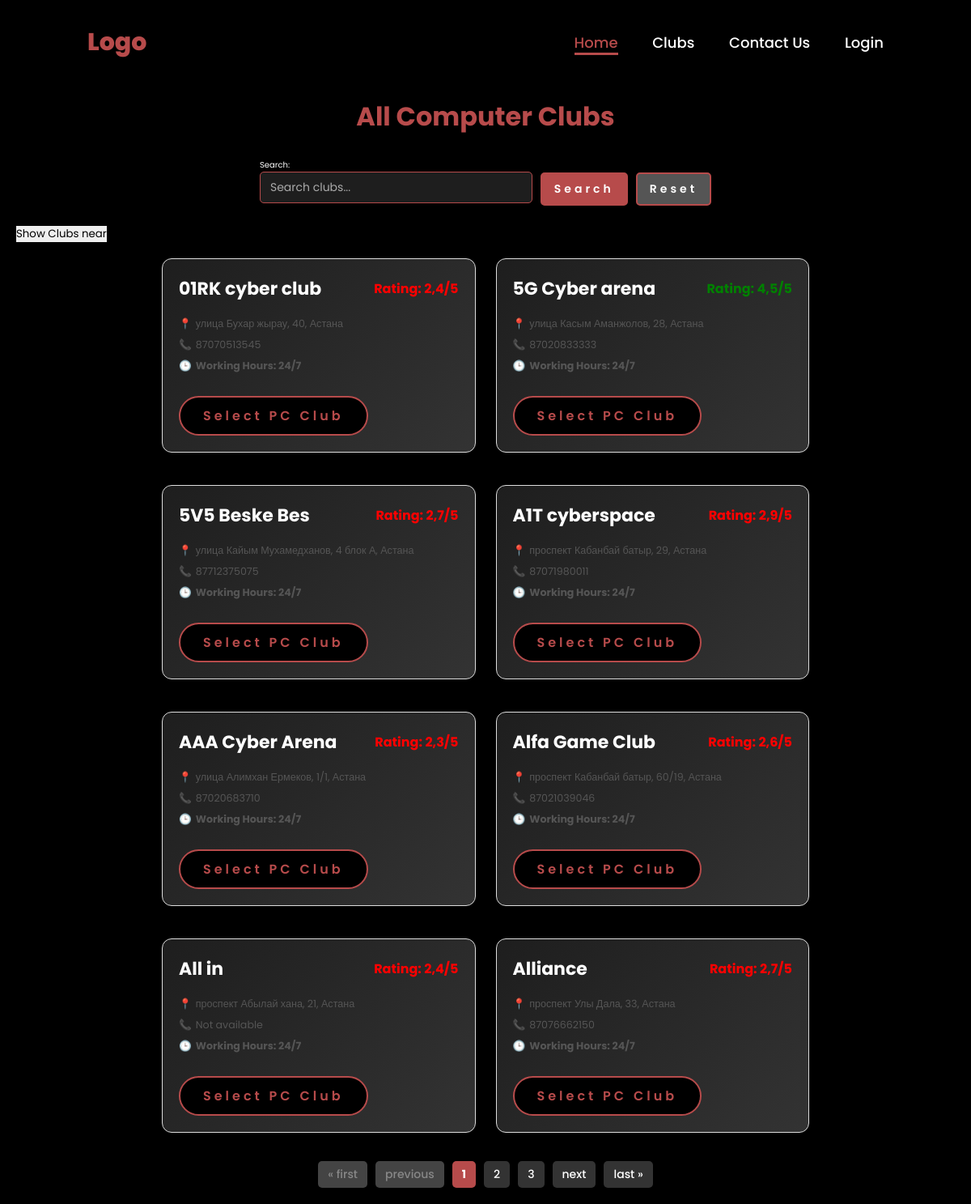
Page /clubs/ on the committed database.
### base/models.py (models this page shows, shortened)
class Club(models.Model):
    name = models.CharField(max_length=100,verbose_name='Название Клуба')
    description = models.TextField(verbose_name="Описание",null=True)
    address = models.CharField(max_length=200,verbose_name="Адрес")
    city = models.CharField(max_length=100,verbose_name="Город")
    district = models.CharField(max_length=100,verbose_name="Район",null=True)
    postal_code = models.CharField(max_length=10,verbose_name="Почтовый Индекс",null=True)
    work_time_start = models.TimeField(verbose_name="Время Открытия")
    work_time_end = models.TimeField(verbose_name="Время Закрытия")
    x_size = models.IntegerField(verbose_name="Размер по X")
    y_size = models.IntegerField(verbose_name="Размер по Y")
    longitude = models.DecimalField(max_digits=9, decimal_places=5,verbose_name="Долгота")
    latitude = models.DecimalField(max_digits=9, decimal_places=5,verbose_name="Широта")
    phone_number = models.CharField(max_length=15, blank=True, null=True,unique=True,verbose_name="Номер Телефона")
    instagram_url = models.CharField(max_length=255,verbose_name="Instagram",null=True)
    whatsapp_url = models.CharField(max_length=255,verbose_name="Whatsapp",null=True)
    rating = models.DecimalField(max_digits=2, decimal_places=1,verbose_name="Рейтинг",default=0)
    website = models.URLField(verbose_name="Сайт",null=True)
    twogis_url = models.URLField(verbose_name="2gis",null=True)
    user = models.ForeignKey(User, on_delete=models.SET_NULL, null=True,verbose_name="Владелец")
    def display_working_hours(self):
        twenty_four_seven_start = time(0, 0)      # 00:00
        twenty_four_seven_end = time(23, 59)      # 23:59
        if self.work_time_start == twenty_four_seven_start and self.work_time_end == twenty_four_seven_end:
            return "24/7"
        else:
            start_time = self.work_time_start.strftime('%H:%M')
            end_time = self.work_time_end.strftime('%H:%M')
            return f"{start_time} - {end_time}"

### base/views.py (the view, shortened to what this page needs)
# urls.py: path("clubs/", views.list_computer_clubs, name="clubs"),
def list_computer_clubs(request):
    clubs = Club.objects.all()
    latitude = None
    longitude = None
    radius = None
    search_form = SearchForm(request.GET or None)
    if search_form.is_valid():
        query = search_form.cleaned_data['query']
        if query:
            clubs = clubs.filter(Q (name__icontains=query) | Q(address__icontains=query))
    distance = {}
    if latitude is not None and longitude is not None:
        user = request.user
        user.last_latitude = latitude
        user.last_longitude = longitude
        user.save()
        print(f"res: {latitude}, {longitude}")
    paginator = Paginator(clubs, 8)  # Show 10 clubs per page
    page_number = request.GET.get('page')
    page_obj = paginator.get_page(page_number)
    context = {
        'page_obj': page_obj,
        'search_form': search_form,
    }
    return render(request, 'base/allcompclubs.html', context)

### base/forms.py
class SearchForm(forms.Form):
    query = forms.CharField(
        required=False,
        label='Search',
        widget=forms.TextInput(attrs={
            'placeholder': 'Search clubs...',
            'class': 'form-control',
        })
    )

### base/templates/base/allcompclubs.html (shortened to what this page needs)
{% extends 'base/main.html' %}
{% load static %}
{% block content %}
<div class="content-wrapper">
    <h2>All Computer Clubs</h2>
    <form method="get" action="{% url 'clubs' %}" class="search-form">
        {{ search_form.as_p }}
        <button type="submit" class="btn btn-primary">Search</button>
        <a href="{% url 'clubs' %}" class="btn btn-secondary">Reset</a>
    </form>
    <div>
        <button id="save-location" type="button">Show Clubs near</button>
    </div>
    <div id="club-list">
        {% for club in page_obj %}
        <div class="club-card">
            <div class="club-header">
                <span class="club-name">{{ club.name }}</span>
                <span class="club-rating
                    {% if club.rating < 3 %}
                        low-rating
                    {% elif club.rating > 3.9 %}
                        high-rating
                    {% else %}
                        medium-rating
                    {% endif %}
                ">
                    Rating: {{ club.rating }}/5
                </span>
            </div>
            <div class="club-info">
                <div class="club-address">{{ club.address }}, {{ club.city }}</div>
                <div class="club-phone">{{ club.phone_number|default:"Not available" }}</div>
                <div class="club-working-hours">
                    <p><strong>Working Hours: {{ club.display_working_hours }}</strong></p>
                </div>
                <div>
                    <a href="{% url 'detailed_club_view' club.id %}"><button class="btn">Select PC Club</button></a>
                </div>
            </div>
        </div>
        {% endfor %}
    </div>
    <div class="pagination">
        <span class="step-links">
            {% if page_obj.has_previous %}
            <a href="?page=1">&laquo; first</a>
            <a href="?page={{ page_obj.previous_page_number }}">previous</a>
            {% else %}
            <span class="disabled">&laquo; first</span>
            <span class="disabled">previous</span>
            {% endif %}
            {% for num in page_obj.paginator.page_range %}
                {% if page_obj.number == num %}
                    <span class="current">{{ num }}</span>
                {% elif num > page_obj.number|add:'-3' and num < page_obj.number|add:'3' %}
                    <a href="?page={{ num }}">{{ num }}</a>
                {% endif %}
            {% endfor %}
            {% if page_obj.has_next %}
            <a href="?page={{ page_obj.next_page_number }}">next</a>
            <a href="?page={{ page_obj.paginator.num_pages }}">last &raquo;</a>
            {% else %}
            <span class="disabled">next</span>
            <span class="disabled">last &raquo;</span>
            {% endif %}
        </span>
    </div>
</div>
{% endblock %}

### static/styles/main.css (style rules this page uses)
* { margin: 0; padding: 0; box-sizing: border-box; text-decoration: none; border: none; outline: none; font-family: 'Poppins', sans-serif; }
html { font-size: 62.5%; }
body { width: 100%; min-height: 100vh; background-color: #000; color: #fff; padding: 20px; }
span { color: #b74b4b; }
.btn { margin-top: 20px; display: inline-block; padding: 1rem 2.8rem; background-color: black; border-radius: 3rem; font-size: 1.6rem; color: #b74b4b; letter-spacing: 0.4rem; font-weight: 600; border: 2px solid #b74b4b; cursor: pointer; }
input[type="text"], input[type="password"] { width: 100%; padding: 1.2rem; background-color: #2a2a2a; border: 1px solid #444; border-radius: 5px; color: #fff; font-size: 1.4rem; transition: border-color 0.3s ease; }
a { color: inherit; text-decoration: none; }
input[type="text"], input[type="password"], input[type="email"] { width: 100%; padding: 1.2rem; background-color: #2a2a2a; border: 1px solid #444; border-radius: 5px; color: #fff; font-size: 1.4rem; transition: border-color 0.3s ease; }
#club-list { width: 90%; max-width: 800px; margin: 20px auto; font-family: Arial, sans-serif; }
.club-card { background-color: #ffffff; border: 1px solid #ddd; border-radius: 8px; padding: 20px; margin-bottom: 15px; box-shadow: 0 4px 8px rgba(0, 0, 0, 0.1); display: flex; flex-direction: column; }
.club-header { display: flex; justify-content: space-between; align-items: center; margin-bottom: 10px; }
.club-name { font-size: 1.2em; font-weight: bold; color: #333; flex: 1; }
.club-rating { font-size: 1em; color: #ff9800; white-space: nowrap; }
.club-info { margin-top: 8px; }
.club-address, .club-phone, .club-links, .club-working-hours { margin-bottom: 8px; font-size: 0.9em; color: #555; display: flex; align-items: center; }
.club-address::before { margin-right: 5px; }
.club-phone::before { margin-right: 5px; }
.club-working-hours::before { margin-right: 5px; }
.club-header > * { margin: 0; }
h2 { text-align: center; font-size: 1.6em; color: #333; margin-bottom: 20px; }
.content-wrapper { padding-top: 100px; }
.content-wrapper h2 { font-size: 3.2rem; color: #b74b4b; margin-bottom: 2.5rem; text-align: center; }
#club-list { display: grid; grid-template-columns: repeat(auto-fit, minmax(280px, 1fr)); gap: 2.5rem; }
.club-card { background: linear-gradient(135deg, #1e1e1e, #333333); padding: 2rem; border-radius: 1.2rem; transition: transform 0.4s ease, box-shadow 0.4s ease; box-shadow: 0 4px 8px rgba(0, 0, 0, 0.4); position: relative; overflow: hidden; }
.club-header { display: flex; justify-content: space-between; align-items: center; margin-bottom: 1rem; }
.club-name { font-size: 2.2rem; font-weight: 700; color: #fff; }
.club-rating { font-size: 1.6rem; color: #f1c40f; font-weight: 600; }
.club-info { font-size: 1.4rem; color: #dcdcdc; }
.club-info .club-address, .club-info .club-phone, .club-info .club-working-hours, .club-info .club-distance { margin-bottom: 0.8rem; display: flex; align-items: center; }
.club-info .club-address:before { content: "📍"; margin-right: 0.5rem; }
.club-info .club-phone:before { content: "📞"; margin-right: 0.5rem; }
.club-info .club-working-hours:before { content: "🕒"; margin-right: 0.5rem; }
.search-form { display: flex; align-items: center; gap: 1rem; justify-content: center; margin-bottom: 2.5rem; }
.search-form input[type="text"] { padding: 0.8rem 1.2rem; border-radius: 5px; border: 1px solid #b74b4b; font-size: 1.4rem; background-color: #1e1e1e; color: #fff; }
.search-form input[type="text"]::placeholder { color: #aaa; }
.search-form .btn-primary { background-color: #b74b4b; color: #fff; padding: 0.8rem 1.5rem; font-size: 1.4rem; border-radius: 5px; transition: background 0.3s ease; }
.search-form .btn-secondary { background-color: #555; color: #fff; padding: 0.8rem 1.5rem; font-size: 1.4rem; border-radius: 5px; transition: background 0.3s ease; }
.pagination { display: flex; justify-content: center; align-items: center; margin-top: 2rem; font-size: 1.4rem; }
.pagination .step-links { display: flex; gap: 1rem; flex-wrap: wrap; }
.pagination a, .pagination .current, .pagination .disabled { padding: 0.6rem 1.2rem; border-radius: 0.5rem; background-color: #333; color: #fff; text-decoration: none; font-weight: 500; transition: background-color 0.3s ease; }
.pagination .current { background-color: #b74b4b; font-weight: bold; }
.pagination .disabled { background-color: #444; color: #888; }
.low-rating { color: red; font-weight: bold; }
.high-rating { color: green; font-weight: bold; }

### rows in the picture
Club: name "01RK cyber club", rating "2,4", address "улица Бухар жырау, 40", city "Астана", phone_number "87070513545", display_working_hours "24/7"
Club: name "5G Cyber arena", rating "4,5", address "улица Касым Аманжолов, 28", city "Астана", phone_number "87020833333", display_working_hours "24/7"
Club: name "5V5 Beske Bes", rating "2,7", address "улица Кайым Мухамедханов, 4 блок А", city "Астана", phone_number "87712375075", display_working_hours "24/7"
Club: name "A1T cyberspace", rating "2,9", address "проспект Кабанбай батыр, 29", city "Астана", phone_number "87071980011", display_working_hours "24/7"
Club: name "AAA Cyber Arena", rating "2,3", address "улица Алимхан Ермеков, 1/1", city "Астана", phone_number "87020683710", display_working_hours "24/7"
Club: name "Alfa Game Club", rating "2,6", address "проспект Кабанбай батыр, 60/19", city "Астана", phone_number "87021039046", display_working_hours "24/7"
Club: name "All in", rating "2,4", address "проспект Абылай хана, 21", city "Астана", phone_number "Not available", display_working_hours "24/7"
Club: name "Alliance", rating "2,7", address "проспект Улы Дала, 33", city "Астана", phone_number "87076662150", display_working_hours "24/7"

### other values in the picture
{{ num }} "1"
{{ num }} "2" "3"
